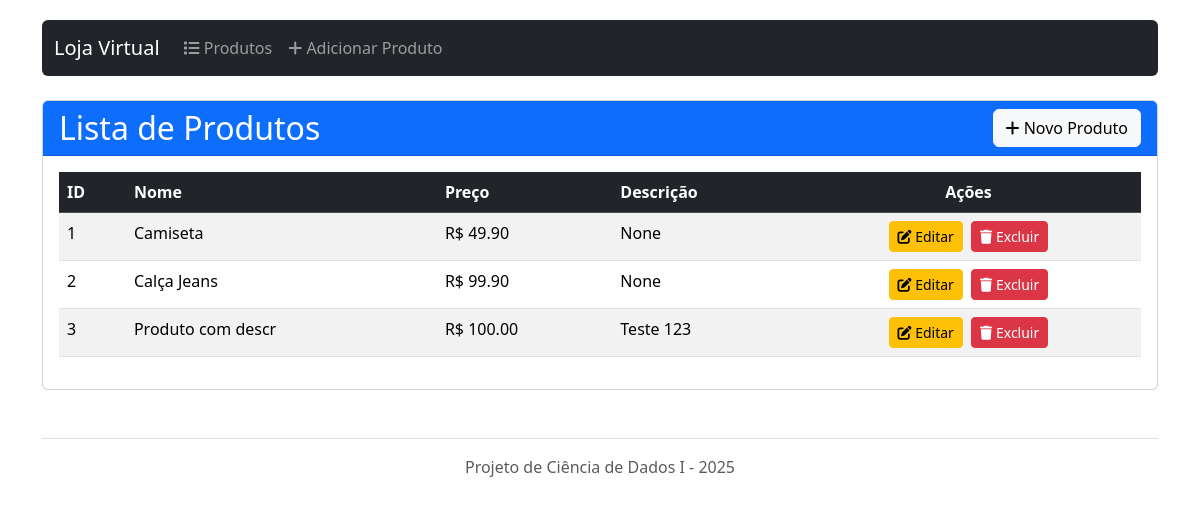
Before: / with the older database file.
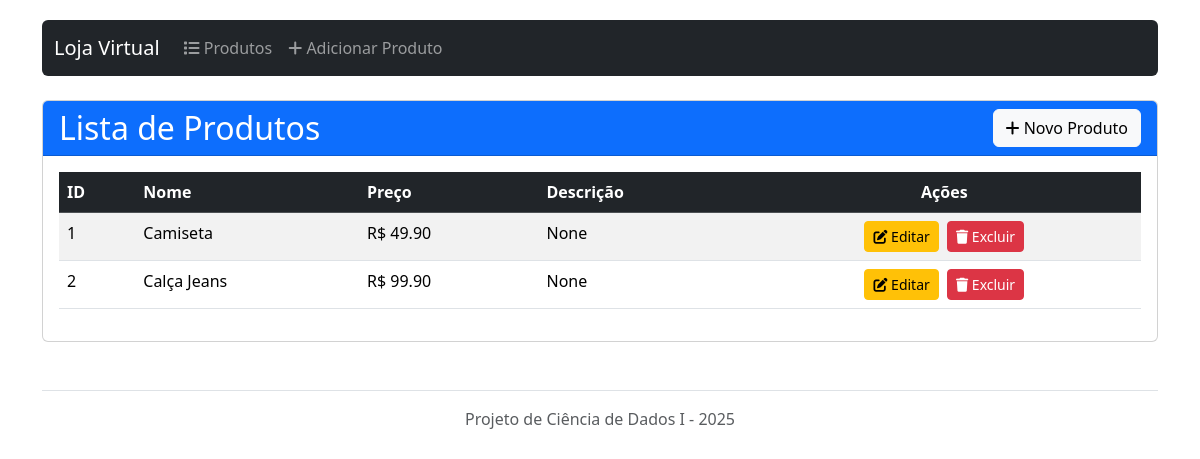
After: the same page with the newer database file.
### app.py (models this page shows, shortened)
class Produto(db.Model):
    id = db.Column(db.Integer, primary_key=True)
    nome = db.Column(db.String(100), nullable=False)
    preco = db.Column(db.Float, nullable=False)
    descricao = db.Column(db.Text, nullable=True)  # Novo campo

### app.py (the view)
@app.route('/')
def listar_produtos():
    produtos = Produto.query.all()
    return render_template('listar.html', produtos=produtos)

### templates/listar.html (shortened to what this page needs)
{% extends 'base.html' %}
{% block content %}
<div class="card">
    <div class="card-header d-flex justify-content-between align-items-center bg-primary text-white">
        <h2 class="mb-0">Lista de Produtos</h2>
        <a href="{{ url_for('adicionar_produto') }}" class="btn btn-light">
            <i class="fas fa-plus"></i> Novo Produto
        </a>
    </div>
    <div class="card-body">
        {% if produtos %}
            <div class="table-responsive">
                <table class="table table-striped table-hover">
                    <thead class="table-dark">
                        <tr>
                            <th>ID</th>
                            <th>Nome</th>
                            <th>Preço</th>
                            <th>Descrição</th>
                            <th class="text-center">Ações</th>
                        </tr>
                    </thead>
                    <tbody>
                        {% for produto in produtos %}
                        <tr>
                            <td>{{ produto.id }}</td>
                            <td>{{ produto.nome }}</td>
                            <td>R$ {{ "%.2f"|format(produto.preco) }}</td>
                            <td>{{ produto.descricao }}</td>
                            <td class="text-center">
                                <a href="{{ url_for('editar_produto', id=produto.id) }}" class="btn btn-sm btn-warning me-1">
                                    <i class="fas fa-edit"></i> Editar
                                </a>
                                <button type="button" class="btn btn-sm btn-danger" data-bs-toggle="modal" data-bs-target="#deleteModal{{ produto.id }}">
                                    <i class="fas fa-trash"></i> Excluir
                                </button>
                            </td>
                        </tr>
                        {% endfor %}
                    </tbody>
                </table>
            </div>
        {% else %}
            <div class="alert alert-info">
                <i class="fas fa-info-circle"></i> Nenhum produto cadastrado.
                <a href="{{ url_for('adicionar_produto') }}" class="alert-link">Adicionar um produto</a>
            </div>
        {% endif %}
    </div>
</div>
{% endblock %}

### templates/base.html (shortened to what this page needs)
<!DOCTYPE html>
<html lang="pt-br">
<head>
    <link href="https://cdn.jsdelivr.net/npm/bootstrap@5.3.2/dist/css/bootstrap.min.css" rel="stylesheet">
    <link href="https://cdnjs.cloudflare.com/ajax/libs/font-awesome/6.4.2/css/all.min.css" rel="stylesheet">
</head>
<body>
    <div class="container">
        <header class="mb-4">
            <nav class="navbar navbar-expand-lg navbar-dark bg-dark rounded">
                <div class="container-fluid">
                    <a class="navbar-brand" href="{{ url_for('listar_produtos') }}">Loja Virtual</a>
                    <div class="collapse navbar-collapse" id="navbarNav">
                        <ul class="navbar-nav">
                            <li class="nav-item">
                                <a class="nav-link" href="{{ url_for('listar_produtos') }}">
                                    <i class="fas fa-list"></i> Produtos
                                </a>
                            </li>
                            <li class="nav-item">
                                <a class="nav-link" href="{{ url_for('adicionar_produto') }}">
                                    <i class="fas fa-plus"></i> Adicionar Produto
                                </a>
                            </li>
                        </ul>
                    </div>
                </div>
            </nav>
        </header>
        <main>
            {% block content %}{% endblock %}
        </main>
        <footer class="mt-5 pt-3 border-top text-center text-muted">
            <p>Projeto de Ciência de Dados I - 2025</p>
        </footer>
    </div>
</body>
</html>

### templates/base.html (style rules this page uses)
body { padding-top: 20px; padding-bottom: 20px; }
.navbar { margin-bottom: 20px; }

Changed rows visible on the page:
removed Produto: id "3", nome "Produto com descr", preco "100.00", descricao "Teste 123"
